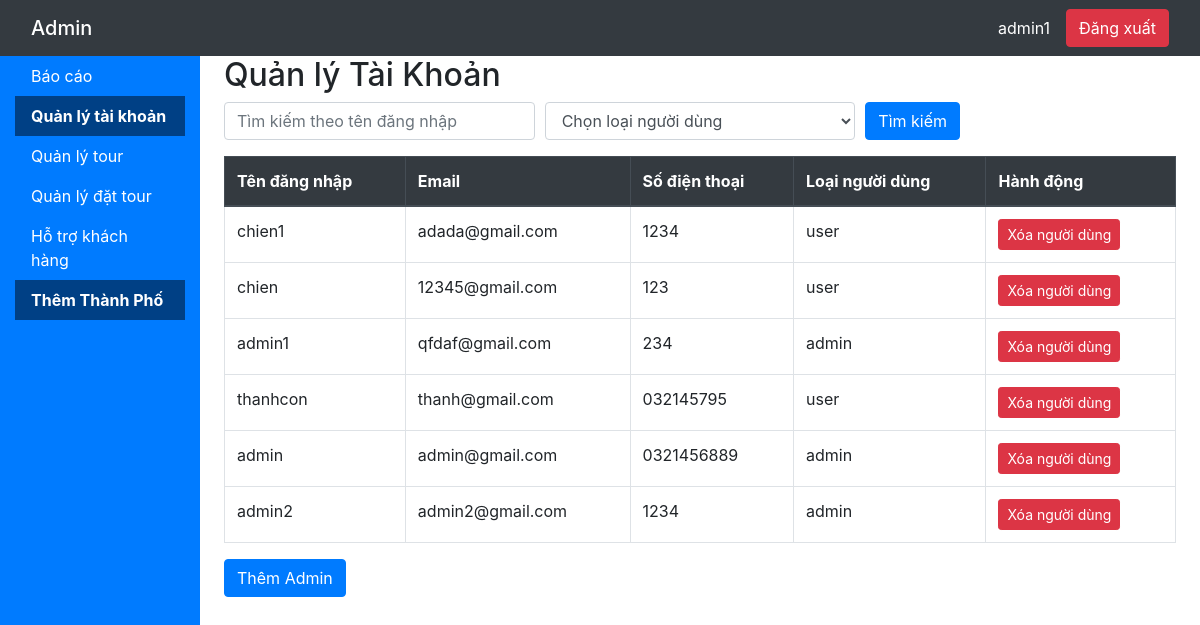
Page /admin/manage_accounts.php (signed in) on the committed database.
### tables this page shows
CREATE TABLE `users` (
  `user_id` int(11) NOT NULL,
  `username` varchar(255) NOT NULL,
  `password` varchar(255) NOT NULL,
  `email` varchar(255) NOT NULL,
  `phone` varchar(20) DEFAULT NULL,
  `user_type` enum('user','admin') NOT NULL
);

### admin/manage_accounts.php (the view, shortened to what this page needs)
<?php
include 'db.php';
$searchUsername = isset($_POST['search_username']) ? $_POST['search_username'] : '';
$query = "SELECT username, email, phone, user_type FROM users WHERE 1=1";
$userQuery = $conn->prepare($query);
$userQuery->execute();
$userResult = $userQuery->get_result();
?>
<!DOCTYPE html>
<html lang="en">
<head>
    <link href="https://stackpath.bootstrapcdn.com/bootstrap/4.5.2/css/bootstrap.min.css" rel="stylesheet">
    <link rel="stylesheet" href="../admin/admin.css">
</head>
<body>
    <nav class="navbar navbar-dark bg-dark">
        <div class="container-fluid d-flex justify-content-between">
            <span class="navbar-brand mb-0 h1">Admin</span>
            <div class="d-flex align-items-center">
                <span class="navbar-text text-white mr-3" id="admin-username">
                    <?php echo htmlspecialchars($_SESSION['username']); ?>
                </span>
                <form method="post" class="mb-0">
                    <button class="btn btn-danger" type="submit" name="logout">Đăng xuất</button>
                </form>
            </div>
        </div>
    </nav>
    <div class="container-fluid">
        <div class="row">
            <nav class="col-md-3 col-lg-2 d-md-block sidebar">
                <div class="sidebar-sticky">
                    <ul class="nav flex-column">
                        <li class="nav-item">
                            <a class="nav-link" href="report.php">Báo cáo</a>
                        </li>
                        <li class="nav-item">
                            <a class="nav-link active" href="manage_accounts.php">Quản lý tài khoản</a>
                        </li>
                        <li class="nav-item">
                            <a class="nav-link" href="manage_tours.php">Quản lý tour</a>
                        </li>
                        <li class="nav-item">
                            <a class="nav-link" href="manage_bookings.php">Quản lý đặt tour</a>
                        </li>
                        <li class="nav-item">
                            <a class="nav-link" href="customer_support.php">Hỗ trợ khách hàng</a>
                        </li>
                        <li class="nav-item">
                            <a class="nav-link active" href="add_city.php">Thêm Thành Phố</a>
                        </li>
                    </ul>
                </div>
            </nav>
            <main class="col-md-9 ml-sm-auto col-lg-10 px-4">
                <h2>Quản lý Tài Khoản</h2>
                <div class="mb-3">
                    <form method="post">
                        <div class="form-row">
                            <div class="col">
                                <input type="text" class="form-control" name="search_username" placeholder="Tìm kiếm theo tên đăng nhập" value="<?php echo htmlspecialchars($searchUsername); ?>">
                            </div>
                            <div class="col">
                                <select class="form-control" name="filter_user_type">
                                    <option value="">Chọn loại người dùng</option>
                                </select>
                            </div>
                            <div class="col">
                                <button type="submit" class="btn btn-primary">Tìm kiếm</button>
                            </div>
                        </div>
                    </form>
                </div>
                <div class="table-responsive">
                    <table class="table table-bordered table-hover">
                        <thead class="thead-dark">
                            <tr>
                                <th>Tên đăng nhập</th>
                                <th>Email</th>
                                <th>Số điện thoại</th>
                                <th>Loại người dùng</th>
                                <th>Hành động</th>
                            </tr>
                        </thead>
                        <tbody id="user-table-body">
                            <?php while ($row = $userResult->fetch_assoc()): ?>
                                <tr>
                                    <td><?php echo htmlspecialchars($row['username']); ?></td>
                                    <td><?php echo htmlspecialchars($row['email']); ?></td>
                                    <td><?php echo htmlspecialchars($row['phone']); ?></td>
                                    <td><?php echo htmlspecialchars($row['user_type']); ?></td>
                                    <td>
                                        <form method="post" style="display:inline;">
                                            <button class="btn btn-danger btn-sm" type="submit" name="delete_user">Xóa người dùng</button>
                                        </form>
                                    </td>
                                </tr>
                            <?php endwhile; ?>
                        </tbody>
                    </table>
                </div>
                <button class="btn btn-primary" id="add-admin-btn">Thêm Admin</button>
            </main>
        </div>
    </div>
</body>
</html>

### css/admin.css (style rules this page uses)
.sidebar { background-color: #007bff; color: white; min-height: 100vh; }
.sidebar .nav-link { color: white; background-color: #007bff; }
.sidebar .nav-link.active { background-color: #004085; color: white; }
.navbar-text { margin-right: 10px; }
.table thead { background-color: #007bff; color: white; }
.nav-link.active { font-weight: bold; background-color: #007bff; color: #fff; }

### rows in the picture
users: username "chien1", email "adada@gmail.com", phone "1234", user_type "user"
users: username "chien", email "12345@gmail.com", phone "123", user_type "user"
users: username "admin1", email "qfdaf@gmail.com", phone "234", user_type "admin"
users: username "thanhcon", email "thanh@gmail.com", phone "032145795", user_type "user"
users: username "admin", email "admin@gmail.com", phone "0321456889", user_type "admin"
users: username "admin2", email "admin2@gmail.com", phone "1234", user_type "admin"

### other values in the picture
$_SESSION['username'] "admin1"
